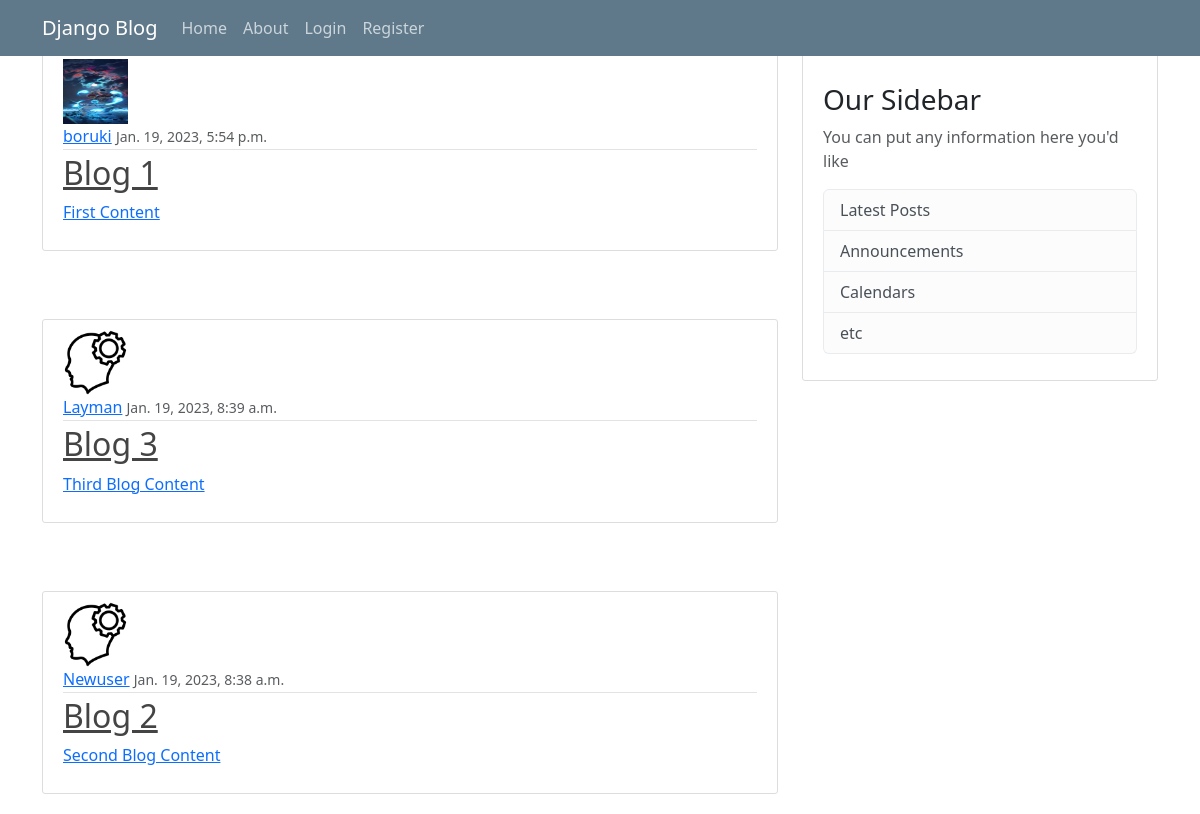
The page / on the database its author committed.
### blog/models.py (models this page shows, shortened)
class Post(models.Model):
    title = models.CharField(max_length=200)
    content = models.TextField()
    date_posted = models.DateTimeField(auto_now_add=True)
    author = models.ForeignKey(User, on_delete=models.CASCADE)
    id = models.UUIDField(default=uuid.uuid4, unique=True, primary_key=True, editable=False)

### users/models.py (models this page shows, shortened)
class Profile(models.Model):
    user = models.OneToOneField(User, on_delete=models.CASCADE)
    image = models.ImageField(default='default.jpg', upload_to='profile_pics')
    email = models.EmailField(max_length=500, null=True, blank=True)

### blog/views.py (the view)
# urls.py: path('', views.homePage, name='home'),
def homePage(request):
    post = Post.objects.all().order_by('-date_posted')
    context = {'post':post}
    return render(request, 'blog/home.html', context)

### blog/templates/blog/home.html
{% extends 'blog/main.html' %} {% block content %} {% for posts in post %}
<br />
<br />
<article class="media content-section">
  <img
    class="rounded-cirlce article-img"
    src="{{ posts.author.profile.image.url }}"
    alt=""
  />
  <div class="media-body">
    <div class="article-metadata">
      <a href="#" class="mr-2">{{posts.author}}</a>
      <small class="text-muted">{{posts.date_posted}}</small>
    </div>
    <h2><a href="#" class="article-title">{{posts.title}}</a></h2>
    <a href="{% url 'update' posts.id %}">
      <p class="article-content">{{posts.content}}</p>
    </a>
  </div>
</article>
{% endfor %} {% endblock content %}

### blog/templates/blog/main.html (shortened to what this page needs)
<!DOCTYPE html>
{% load static %}
<html lang="en">
  <head>
    <link rel="stylesheet" href="{% static 'styles/main.css' %}" />
    <link
      href="https://cdn.jsdelivr.net/npm/bootstrap@5.3.0-alpha1/dist/css/bootstrap.min.css"
      rel="stylesheet"
    />
  </head>
  <body>
    <header class="site-header">
      <nav class="navbar navbar-expand-md navbar-dark bg-steel fixed-top">
        <div class="container">
          <a class="navbar-brand mr-4" href="{% url 'home' %}">Django Blog</a>
          <div class="collapse navbar-collapse" id="navbarToggle">
            <div class="navbar-nav mr-auto">
              <a href="{% url 'home'  %}" class="nav-item nav-link">Home</a>
              <a href="{% url 'about' %}" class="nav-item nav-link">About</a>
            </div>
            <div class="navbar-nav">
              {% if user.is_authenticated %}
              <a class="nav-item nav-link" href="{% url 'profile' %}">Profile</a>
              <a class="nav-item nav-link" href="{% url 'logout' %}">Logout</a>
              {% else %}
              <a class="nav-item nav-link" href="{% url 'login' %}">Login</a>
              <a class="nav-item nav-link" href="{% url 'register' %}">Register</a>
              {% endif %}
            </div>
          </div>
        </div>
      </nav>
    </header>
    <main role="main" class="container">
      <div class="row">
        <div class="col-md-8">
          {% block content %}
          {% endblock content %}</div>
        <div class="col-md-4">
          <div class="content-section">
            <br>
            <br>
            <br>
            <h3>Our Sidebar</h3>
            <p class="text-muted">
              You can put any information here you'd like
              <ul class="list-group">
                <li class="list-group-item list-group-item-light">Latest Posts</li>
                <li class="list-group-item list-group-item-light">Announcements</li>
                <li class="list-group-item list-group-item-light">Calendars</li>
                <li class="list-group-item list-group-item-light">etc</li>
              </ul>
            </p>
          </div>
        </div>
      </div>
    </main>
  </body>
</html>

### blog/static/styles/main.css (style rules this page uses)
body { background: #fafafa; color: #333333; margin-top: 5rem; }
h1, h2, h3, h4, h5, h6 { color: #444444; }
ul { margin: 0; }
.bg-steel { background-color: #5f788a; }
.site-header .navbar-nav .nav-link { color: #cbd5db; }
.content-section { background: #ffffff; padding: 10px 20px; border: 1px solid #dddddd; border-radius: 3px; margin-bottom: 20px; }
.article-title { color: #444444; }
.article-content { white-space: pre-line; }
.article-img { height: 65px; width: 65px; margin-right: 16px; }
.article-metadata { padding-bottom: 1px; margin-bottom: 4px; border-bottom: 1px solid #e3e3e3; }

### rows shown on the page
Post: author.profile.image (picture), author "boruki", date_posted "Jan. 19, 2023, 5:54 p.m.", title "Blog 1", content "First Content"
Post: author.profile.image (placeholder picture), author "Layman", date_posted "Jan. 19, 2023, 8:39 a.m.", title "Blog 3", content "Third Blog Content"
Post: author.profile.image (placeholder picture), author "Newuser", date_posted "Jan. 19, 2023, 8:38 a.m.", title "Blog 2", content "Second Blog Content"
